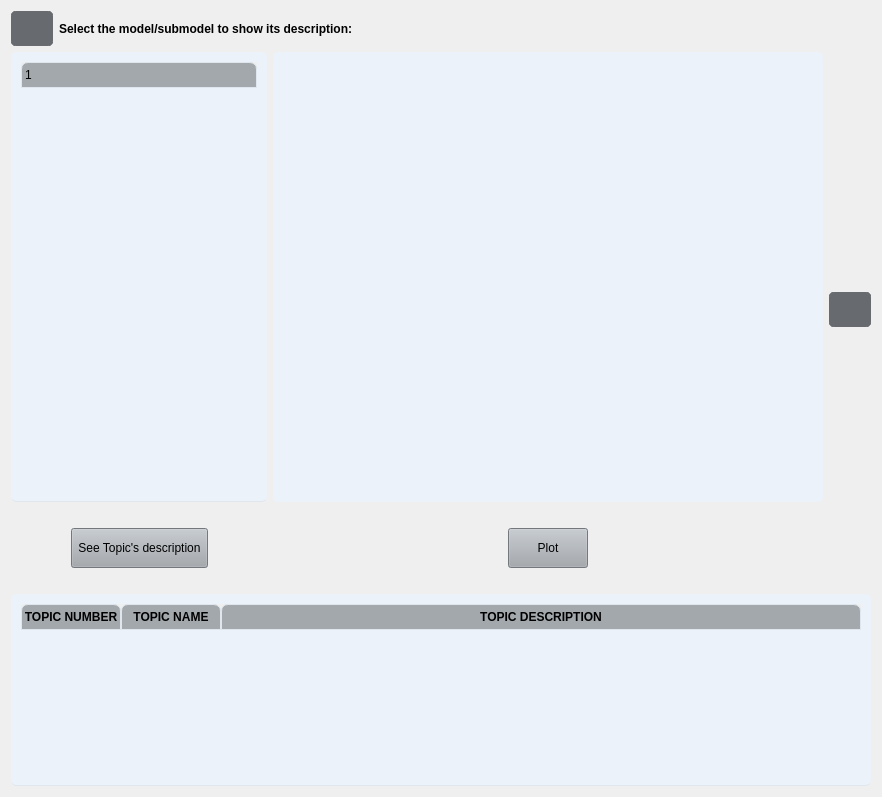
                  <widget class="QWidget" name="tabsPage4">
                   <layout class="QVBoxLayout" name="verticalLayout_33">
                    <item>
                     <layout class="QVBoxLayout" name="verticalLayout_29">
                      <item>
                       <layout class="QHBoxLayout" name="horizontalLayout_32">
                        <item>
                         <widget class="QPushButton" name="infoButtonShowDescription">
                          <property name="sizePolicy">
                           <sizepolicy hsizetype="Fixed" vsizetype="Fixed">
                            <horstretch>0</horstretch>
                            <verstretch>0</verstretch>
                           </sizepolicy>
                          </property>
                          <property name="minimumSize">
                           <size>
                            <width>35</width>
                            <height>35</height>
                           </size>
                          </property>
                          <property name="styleSheet">
                           <string notr="true">QPushButton {
	border: 5px solid #676A6E;
	border-radius: 5px;	
	background-color: #676A6E;
}
QPushButton:hover {
	background-color: #676A6E;
	border: 2px solid #676A6E;
}
QPushButton:pressed {	
	background-color: #676A6E;
	border: 2px solid #676A6E;
}</string>
                          </property>
                          <property name="text">
                           <string/>
                          </property>
                         </widget>
                        </item>
                        <item>
                         <widget class="QLabel" name="labelSelectModelToShow">
                          <property name="font">
                           <font>
                            <weight>75</weight>
                            <bold>true</bold>
                           </font>
                          </property>
                          <property name="text">
                           <string>Select the model/submodel to show its description:</string>
                          </property>
                         </widget>
                        </item>
                       </layout>
                      </item>
                      <item>
                       <layout class="QVBoxLayout" name="verticalLayout_30">
                        <item>
                         <layout class="QHBoxLayout" name="horizontalLayout_33">
                          <item>
                           <layout class="QVBoxLayout" name="verticalLayout_31">
                            <item>
                             <widget class="QTreeWidget" name="treeWidgetSelectModelToSeeDescription">
                              <property name="maximumSize">
                               <size>
                                <width>16777215</width>
                                <height>16777215</height>
                               </size>
                              </property>
                              <property name="styleSheet">
                               <string notr="true">QTreeWidget {	
	background-color: #EBF2FA;
	padding: 10px;
	border-radius: 5px;
	gridline-color: #DFE6ED;
	border-bottom: 1px solid #DFE6ED;
}
QTreeWidget::item{
	border-color: #DFE6ED;
	padding-left: 5px;
	padding-right: 5px;
	gridline-color: #DFE6ED;
}
QTreeWidget::item:selected{
	background-color: #C7CDDA;
}
QScrollBar:horizontal {
    border: none;
    background: #A3A8AD;
    height: 14px;
    margin: 0px 21px 0 21px;
	border-radius: 0px;
}
 QScrollBar:vertical {
	border: none;
    background: #A3A8AD;
    width: 14px;
    margin: 21px 0 21px 0;
	border-radius: 0px;
 }
QHeaderView::section{
	Background-color: #A3A8AD;
	max-width: 30px;
	border: 1px solid #A3A8AD;
	border-style: none;
    border-bottom: 1px solid #DFE6ED;
    border-right: 1px solid #DFE6ED;
}
QTreeWidget::horizontalHeader {	
	background-color: #A3A8AD;
}
QHeaderView::section:horizontal
{
    border: 1px solid #DFE6ED;
	background-color: #A3A8AD;
	padding: 3px;
	border-top-left-radius: 7px;
    border-top-right-radius: 7px;
}
QHeaderView::section:vertical
{
    border: 1px solid #A3A8AD;
}</string>
                              </property>
                              <column>
                               <property name="text">
                                <string/>
                               </property>
                              </column>
                             </widget>
                            </item>
                            <item>
                             <spacer name="horizontalSpacer_14">
                              <property name="orientation">
                               <enum>Qt::Horizontal</enum>
                              </property>
                              <property name="sizeHint" stdset="0">
                               <size>
                                <width>40</width>
                                <height>20</height>
                               </size>
                              </property>
                             </spacer>
                            </item>
                            <item>
                             <layout class="QHBoxLayout" name="horizontalLayout_34">
                              <item>
                               <spacer name="horizontalSpacer_5">
                                <property name="orientation">
                                 <enum>Qt::Horizontal</enum>
                                </property>
                                <property name="sizeHint" stdset="0">
                                 <size>
                                  <width>40</width>
                                  <height>20</height>
                                 </size>
                                </property>
                               </spacer>
                              </item>
                              <item>
                               <widget class="QPushButton" name="pushButtonSeeDescription">
                                <property name="sizePolicy">
                                 <sizepolicy hsizetype="Preferred" vsizetype="Preferred">
                                  <horstretch>0</horstretch>
                                  <verstretch>0</verstretch>
                                 </sizepolicy>
                                </property>
                                <property name="minimumSize">
                                 <size>
                                  <width>0</width>
                                  <height>40</height>
                                 </size>
                                </property>
                                <property name="styleSheet">
                                 <string notr="true">QPushButton {
	background-color: #A3A8AD;
}
QPushButton:hover {
	background-color: #A3A8AD;
}
QPushButton:pressed {	
	background-color: #A3A8AD;
}</string>
                                </property>
                                <property name="text">
                                 <string> See Topic's description </string>
                                </property>
                               </widget>
                              </item>
                              <item>
                               <spacer name="horizontalSpacer_6">
                                <property name="orientation">
                                 <enum>Qt::Horizontal</enum>
                                </property>
                                <property name="sizeHint" stdset="0">
                                 <size>
                                  <width>40</width>
                                  <height>20</height>
                                 </size>
                                </property>
                               </spacer>
                              </item>
                             </layout>
                            </item>
                           </layout>
                          </item>
                          <item>
                           <layout class="QVBoxLayout" name="verticalLayout_32">
                            <item>
                             <widget class="QWidget" name="plotPylavis" native="true">
                              <property name="minimumSize">
                               <size>
                                <width>550</width>
                                <height>450</height>
                               </size>
                              </property>
                              <property name="styleSheet">
                               <string notr="true">QWidget {
	background-color: #EBF2FA;
	border-radius: 5px;
	padding: 10px;
}
QWidget:hover {
	border: 2px solid #A3A8AD;
}
QWidget:focus {
	border: 2px solid #A3A8AD;
}
</string>
                              </property>
                              <layout class="QVBoxLayout" name="verticalLayout_13">
                               <item>
                                <layout class="QVBoxLayout" name="layoutPlot"/>
                               </item>
                              </layout>
                             </widget>
                            </item>
                            <item>
                             <spacer name="horizontalSpacer_15">
                              <property name="orientation">
                               <enum>Qt::Horizontal</enum>
                              </property>
                              <property name="sizeHint" stdset="0">
                               <size>
                                <width>40</width>
                                <height>20</height>
                               </size>
                              </property>
                             </spacer>
                            </item>
                            <item>
                             <layout class="QHBoxLayout" name="horizontalLayout_35">
                              <item>
                               <spacer name="horizontalSpacer_7">
                                <property name="orientation">
                                 <enum>Qt::Horizontal</enum>
                                </property>
                                <property name="sizeHint" stdset="0">
                                 <size>
                                  <width>40</width>
                                  <height>20</height>
                                 </size>
                                </property>
                               </spacer>
                              </item>
                              <item>
                               <widget class="QPushButton" name="pushButtonPlotPyLDAvis">
                                <property name="sizePolicy">
                                 <sizepolicy hsizetype="Preferred" vsizetype="Fixed">
                                  <horstretch>0</horstretch>
                                  <verstretch>0</verstretch>
                                 </sizepolicy>
                                </property>
                                <property name="minimumSize">
                                 <size>
                                  <width>40</width>
                                  <height>40</height>
                                 </size>
                                </property>
                                <property name="styleSheet">
                                 <string notr="true">QPushButton {
	background-color: #A3A8AD;
}
QPushButton:hover {
	background-color: #A3A8AD;
}
QPushButton:pressed {	
	background-color: #A3A8AD;
}</string>
                                </property>
                                <property name="text">
                                 <string> Plot </string>
                                </property>
                               </widget>
                              </item>
                              <item>
                               <spacer name="horizontalSpacer_8">
                                <property name="orientation">
                                 <enum>Qt::Horizontal</enum>
                                </property>
                                <property name="sizeHint" stdset="0">
                                 <size>
                                  <width>40</width>
                                  <height>20</height>
                                 </size>
                                </property>
                               </spacer>
                              </item>
                             </layout>
                            </item>
                           </layout>
                          </item>
                          <item>
                           <widget class="QPushButton" name="pushButtonShowPylavisBig">
                            <property name="sizePolicy">
                             <sizepolicy hsizetype="Fixed" vsizetype="Fixed">
                              <horstretch>0</horstretch>
                              <verstretch>0</verstretch>
                             </sizepolicy>
                            </property>
                            <property name="minimumSize">
                             <size>
                              <width>35</width>
                              <height>35</height>
                             </size>
                            </property>
                            <property name="styleSheet">
                             <string notr="true">QPushButton {
	border: 5px solid #676A6E;
	border-radius: 5px;	
	background-color: #676A6E;
}
QPushButton:hover {
	background-color: #676A6E;
	border: 2px solid #676A6E;
}
QPushButton:pressed {	
	background-color: #676A6E;
	border: 2px solid #676A6E;
}</string>
                            </property>
                            <property name="text">
                             <string/>
                            </property>
                           </widget>
                          </item>
                         </layout>
                        </item>
                        <item>
                         <spacer name="horizontalSpacer_3">
                          <property name="orientation">
                           <enum>Qt::Horizontal</enum>
                          </property>
                          <property name="sizeHint" stdset="0">
                           <size>
                            <width>40</width>
                            <height>20</height>
                           </size>
                          </property>
                         </spacer>
                        </item>
                        <item>
                         <widget class="QTableWidget" name="tableWidgetShowModels">
                          <property name="styleSheet">
                           <string notr="true">QTableWidget {	
	background-color: rgb(235, 242, 250);
	padding: 10px;
	border-radius: 5px;
	gridline-color: #DFE6ED;
	border-bottom: 1px solid #DFE6ED;
}
QTableWidget::item{
	border-color: #DFE6ED;
	padding-left: 5px;
	padding-right: 5px;
	gridline-color: #DFE6ED;
}
QTableWidget::item:selected{
	background-color: #C7CDDA;
}
QScrollBar:horizontal {
    border: none;
    background: #A3A8AD;
    height: 14px;
    margin: 0px 21px 0 21px;
	border-radius: 0px;
}
 QScrollBar:vertical {
	border: none;
    background: #A3A8AD;
    width: 14px;
    margin: 21px 0 21px 0;
	border-radius: 0px;
 }
QHeaderView::section{
	Background-color: #A3A8AD;
	max-width: 30px;
	border: 1px solid #A3A8AD;
	border-style: none;
    border-bottom: 1px solid #DFE6ED;
    border-right: 1px solid #DFE6ED;
}
QTableWidget::horizontalHeader {	
	background-color: #A3A8AD;
}
QHeaderView::section:horizontal
{
    border: 1px solid #DFE6ED;
	background-color: #A3A8AD;
	padding: 3px;
	border-top-left-radius: 7px;
    border-top-right-radius: 7px;
}
QHeaderView::section:vertical
{
    border: 1px solid #A3A8AD;
}
</string>
                          </property>
                          <property name="editTriggers">
                           <set>QAbstractItemView::NoEditTriggers</set>
                          </property>
                          <attribute name="horizontalHeaderStretchLastSection">
                           <bool>true</bool>
                          </attribute>
                          <attribute name="verticalHeaderVisible">
                           <bool>false</bool>
                          </attribute>
                          <column>
                           <property name="text">
                            <string>TOPIC NUMBER</string>
                           </property>
                           <property name="font">
                            <font>
                             <weight>75</weight>
                             <bold>true</bold>
                            </font>
                           </property>
                          </column>
                          <column>
                           <property name="text">
                            <string>TOPIC NAME</string>
                           </property>
                           <property name="font">
                            <font>
                             <weight>75</weight>
                             <bold>true</bold>
                            </font>
                           </property>
                          </column>
                          <column>
                           <property name="text">
                            <string>TOPIC DESCRIPTION</string>
                           </property>
                           <property name="font">
                            <font>
                             <weight>75</weight>
                             <bold>true</bold>
                            </font>
                           </property>
                          </column>
                         </widget>
                        </item>
                       </layout>
                      </item>
                     </layout>
                    </item>
                   </layout>
                  </widget>
